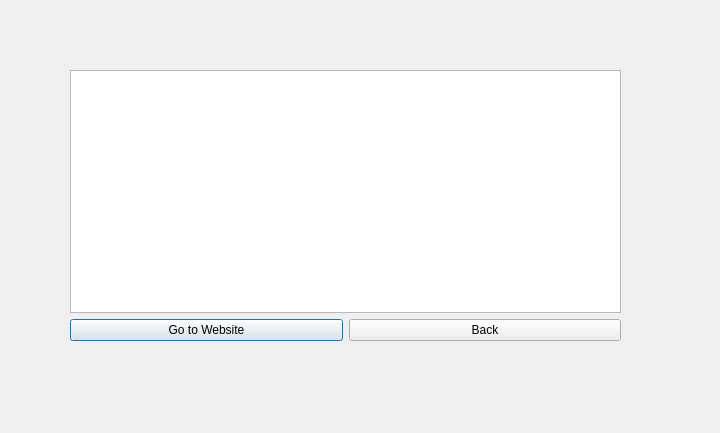
<?xml version="1.0" encoding="UTF-8"?>
<ui version="4.0">
 <class>FullStackOpDetl</class>
 <widget class="QDialog" name="FullStackOpDetl">
  <property name="geometry">
   <rect>
    <x>0</x>
    <y>0</y>
    <width>720</width>
    <height>433</height>
   </rect>
  </property>
  <property name="windowTitle">
   <string>Dialog</string>
  </property>
  <widget class="QWidget" name="verticalLayoutWidget">
   <property name="geometry">
    <rect>
     <x>70</x>
     <y>70</y>
     <width>551</width>
     <height>271</height>
    </rect>
   </property>
   <layout class="QVBoxLayout" name="verticalLayout">
    <item>
     <widget class="QTextBrowser" name="textBrowser">
      <property name="html">
       <string>&lt;!DOCTYPE HTML PUBLIC &quot;-//W3C//DTD HTML 4.0//EN&quot; &quot;http://www.w3.org/TR/REC-html40/strict.dtd&quot;&gt;
&lt;html&gt;&lt;head&gt;&lt;meta name=&quot;qrichtext&quot; content=&quot;1&quot; /&gt;&lt;meta charset=&quot;utf-8&quot; /&gt;&lt;style type=&quot;text/css&quot;&gt;
p, li { white-space: pre-wrap; }
&lt;/style&gt;&lt;/head&gt;&lt;body style=&quot; font-family:'Segoe UI'; font-size:9pt; font-weight:400; font-style:normal;&quot;&gt;
&lt;p style=&quot;-qt-paragraph-type:empty; margin-top:12px; margin-bottom:12px; margin-left:0px; margin-right:0px; -qt-block-indent:0; text-indent:0px; font-size:xx-large; font-weight:700;&quot;&gt;&lt;br /&gt;&lt;/p&gt;&lt;/body&gt;&lt;/html&gt;</string>
      </property>
     </widget>
    </item>
    <item>
     <layout class="QHBoxLayout" name="horizontalLayout">
      <item>
       <widget class="QPushButton" name="pushButton_2">
        <property name="text">
         <string>Go to Website</string>
        </property>
       </widget>
      </item>
      <item>
       <widget class="QPushButton" name="pushButton">
        <property name="text">
         <string>Back</string>
        </property>
       </widget>
      </item>
     </layout>
    </item>
   </layout>
  </widget>
 </widget>
 <resources/>
 <connections/>
</ui>
